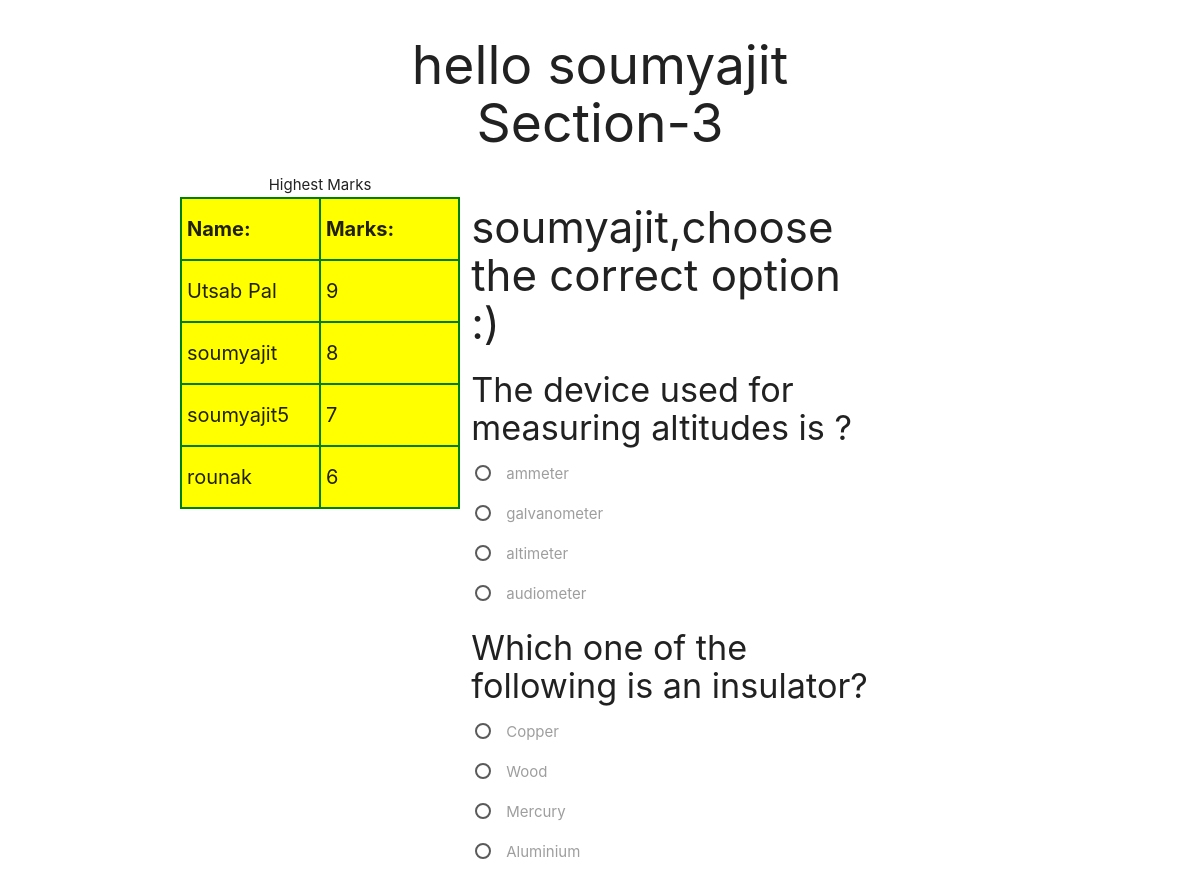
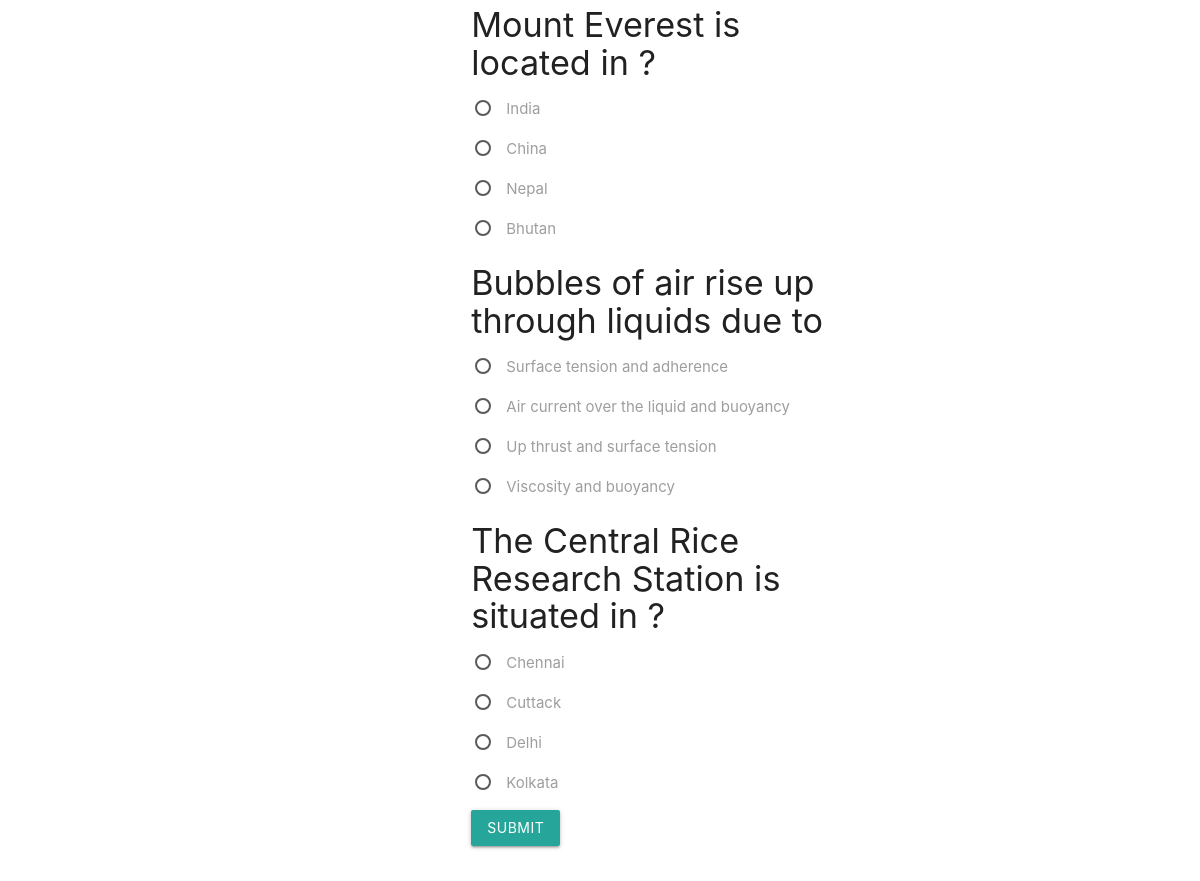
/quiz3.php (signed in), run on the app's committed database (2 pictures, top to bottom).
### tables this page shows
CREATE TABLE `sampletable` (
  `name` varchar(50) NOT NULL,
  `password` varchar(50) NOT NULL,
  `points` int(11) DEFAULT NULL,
  `p2` int(11) DEFAULT NULL,
  `p3` int(11) DEFAULT NULL,
  `p4` int(11) DEFAULT NULL,
  `save` int(11) DEFAULT NULL
);

CREATE TABLE `questions3` (
  `qid` int(11) NOT NULL,
  `question` varchar(100) NOT NULL,
  `ansid` int(11) NOT NULL
);

CREATE TABLE `answer3` (
  `id` int(11) NOT NULL,
  `answer` varchar(100) NOT NULL,
  `ansid` int(11) NOT NULL
);

### quiz3.php (the view, shortened to what this page needs)
<?php
$con=mysqli_connect("fdb26.awardspace.net" , "3072694_sample", "sahaj@123", "3072694_sample");
?>
<!DOCTYPE html>
<html>
<head>
 	<link rel="stylesheet" href="https://use.fontawesome.com/releases/v5.0.13/css/all.css">
 	<link rel="stylesheet" href="https://cdnjs.cloudflare.com/ajax/libs/materialize/1.0.0-beta/css/materialize.min.css">
</head>
<body>
	<h2 class="center">hello <?php echo $_SESSION['username']; ?><br>Section-3</h2>
	<div class="row container">
	<table class="col l4 s12">
		<caption>Highest Marks</caption>
	<tr>
		<th>Name:</th>
		<th>Marks:</th>
	</tr>
		<?php
			$i = 0;
			$q1 = "SELECT * FROM sampletable ORDER BY p4 DESC";
			$query1 = mysqli_query($con, $q1);
			while($rows = mysqli_fetch_array($query1) and $i<5){
				$i++;
			?>
			<tr>
				<td><?php echo $rows['name']; ?></td>
				<td><?php echo $rows['p4']; ?></td>
			</tr>
			<?php
			}
		?>
	</table>
	<div class="col l6 s12">
		<h3><?php echo $_SESSION['username']; ?>,choose the correct option :) </h3>
		<form method="post" action="result3.php" class="input-field">
			<?php
			$arr = array(1,2,3,4,5);
			shuffle($arr);
			for($j = 0;$j<5;$j++){
			$i = $arr[$j];
			$q = "select * from questions3 where qid = $i";
			$query = mysqli_query($con, $q);
			while($rows = mysqli_fetch_array($query)){
		?>
				<h4><?php echo $rows['question'] ?></h4>
				<?php
				$q = "select * from answer3 where id = $i";
				$query = mysqli_query($con, $q);
				while ($rows = mysqli_fetch_array($query)) {
				?>
				<p>
					<label>
						<span><?php echo $rows['answer'] ?></span>
					</label>
			    </p>
		<?php
			}
			}
	    }
		?>
		<button type="submit" name="submit" class="btn">submit</button>
		</form>
	</div>
	</div>
</body>
</html>

### quiz3.php (style rules this page uses)
td,th { border: 2px solid green; font-size: 20px; width: 50%; background-color: yellow; }

### data on the page
sampletable: name "Utsab Pal", p4 "9"
sampletable: name "soumyajit", p4 "8"
sampletable: name "soumyajit5", p4 "7"
sampletable: name "rounak", p4 "6"
questions3: question "The device used for measuring altitudes is ?"
answer3: answer "ammeter"
answer3: answer "galvanometer"
answer3: answer "altimeter"
answer3: answer "audiometer"
questions3: question "Which one of the following is an insulator?"
answer3: answer "Copper"
answer3: answer "Wood"
answer3: answer "Mercury"
answer3: answer "Aluminium"
questions3: question "Mount Everest is located in ?"
answer3: answer "India"
answer3: answer "China"
answer3: answer "Nepal"
answer3: answer "Bhutan"
questions3: question "Bubbles of air rise up through liquids due to"
answer3: answer "Surface tension and adherence"
answer3: answer "Air current over the liquid and buoyancy"
answer3: answer "Up thrust and surface tension"
answer3: answer "Viscosity and buoyancy"
questions3: question "The Central Rice Research Station is situated in ?"
answer3: answer "Chennai"
answer3: answer "Cuttack"
answer3: answer "Delhi"
answer3: answer "Kolkata"

### other printed values
$_SESSION['username'] "soumyajit"
